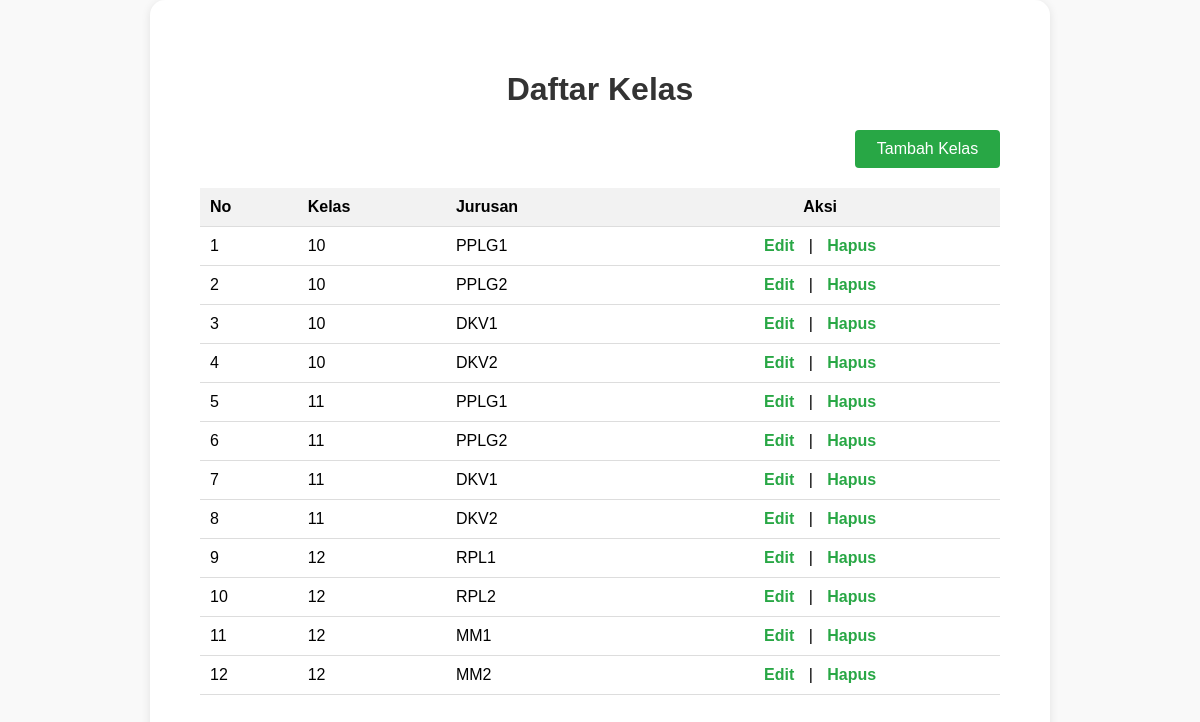
Screenshot of /class.php with the database file from the repository.
### tables this page shows
CREATE TABLE `kelas` (
  `id_kelas` int(11) NOT NULL,
  `nama_kelas` varchar(50) NOT NULL,
  `jurusan` varchar(100) NOT NULL
);

### class.php (the view, shortened to what this page needs)
<?php
$servername = "localhost";
$username = "root";
$password = "";
$dbname = "tabungan_siswa";
$conn = new mysqli($servername, $username, $password, $dbname);
$sql = "SELECT id_kelas, nama_kelas, jurusan FROM kelas";
$result = $conn->query($sql);
?>
<!DOCTYPE html>
<html lang="id">
<head>
</head>
<body>
    <div class="container">
        <h1><strong>Daftar Kelas</strong></h1>
        <a href="add_class.php" class="button">Tambah Kelas</a>
        <table>
            <thead>
                <tr>
                    <th>No</th>
                    <th>Kelas</th>
                    <th>Jurusan</th>
                    <th class="aksi-header">Aksi</th>
                </tr>
            </thead>
            <tbody>
                <?php
                $no = 1;
                if ($result && $result->num_rows > 0) {
                    while ($row = $result->fetch_assoc()) {
                        echo "<tr>
                                <td>{$no}</td>
                                <td>{$row['nama_kelas']}</td>
                                <td>{$row['jurusan']}</td>
                                <td class='aksi-container'>
                                    <a href='edit_class.php?id={$row['id_kelas']}' class='action-button'>Edit</a> |
                                    <a href='delete_class.php?id={$row['id_kelas']}' class='action-button' onclick='return confirm(\"Apakah anda yakin ingin menghapus data ini?\")'>Hapus</a>
                                </td>
                              </tr>";
                        $no++;
                    }
                } else {
                    echo "<tr><td colspan='4'>Tidak ada data kelas</td></tr>";
                }
                ?>
            </tbody>
        </table>
    </div>
</body>
</html>

### class.php (style rules this page uses)
body { font-family: Arial, sans-serif; background-color: #f9f9f9; margin: 0; }
.container { width: 800px; margin: auto; background: white; padding: 50px; border-radius: 15px; box-shadow: 0 2px 10px rgba(0, 0, 0, 0.1); }
h1 { text-align: center; color: #333; }
table { width: 100%; border-collapse: collapse; margin-top: 20px; }
th, td { padding: 10px; text-align: left; border-bottom: 1px solid #ddd; }
th { background-color: #f2f2f2; }
a { text-decoration: none; color: #28a745; }
.button { background-color: #28a745; color: white; border: none; padding: 10px; border-radius: 4px; cursor: pointer; margin: 10px 0; display: block; text-align: center; width: 125px; margin-left: auto; }
.action-button { color: #28a745; font-weight: 600; border: none; padding: 5px 10px; border-radius: 5px; background-color: transparent; cursor: pointer; transition: color 0.3s ease; }
.aksi-container { text-align: center; }
.aksi-header { text-align: center; }

### rows the page displays
kelas: nama_kelas "10", jurusan "PPLG1"
kelas: nama_kelas "10", jurusan "PPLG2"
kelas: nama_kelas "10", jurusan "DKV1"
kelas: nama_kelas "10", jurusan "DKV2"
kelas: nama_kelas "11", jurusan "PPLG1"
kelas: nama_kelas "11", jurusan "PPLG2"
kelas: nama_kelas "11", jurusan "DKV1"
kelas: nama_kelas "11", jurusan "DKV2"
kelas: nama_kelas "12", jurusan "RPL1"
kelas: nama_kelas "12", jurusan "RPL2"
kelas: nama_kelas "12", jurusan "MM1"
kelas: nama_kelas "12", jurusan "MM2"
